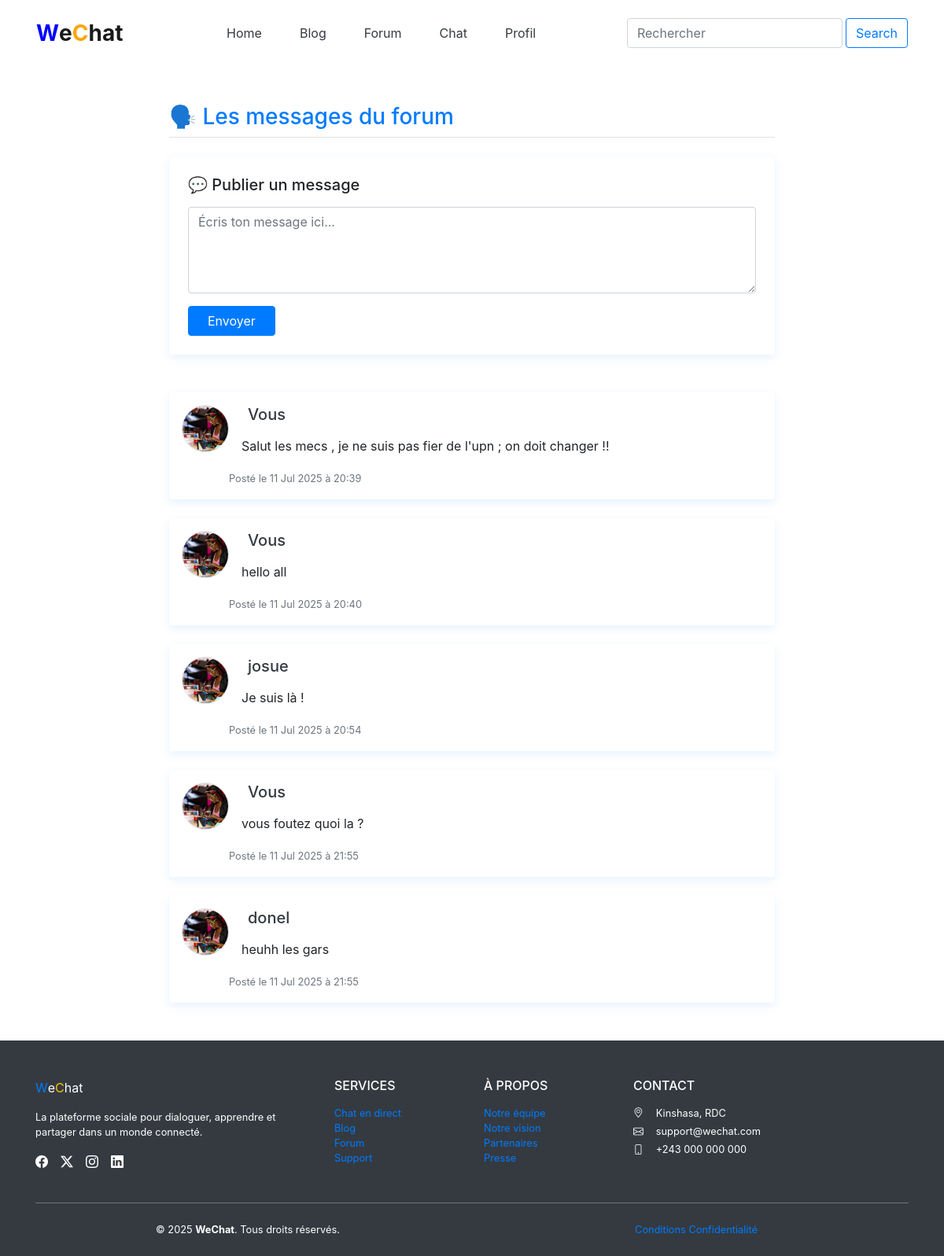
The page /forum/ (signed in) on the database its author committed.
### forum/models.py (models this page shows, shortened)
class Poste(models.Model):
    contenu = models.TextField(max_length=1000)
    date = models.DateTimeField(auto_now_add=True)
    auteur = models.ForeignKey(Utilisateur, on_delete=models.CASCADE)

### users/models.py (models this page shows, shortened)
class Utilisateur(models.Model):
    prenom = models.CharField(max_length=20)
    nom = models.CharField(max_length=20)
    date_naissance = models.DateField()
    mail = models.EmailField(max_length=50, unique=True)  # Champ email avec validation + unicité
    password = models.CharField(max_length=128)  # Prévois de hasher le mot de passe avec make_password
    phone = models.CharField(max_length=15)  # max_length élargi pour gestion internationale
    domaine = models.CharField(max_length=40)
    profile = models.ImageField(upload_to='profiles/', default='profiles/profile.png')
    adresse = models.CharField(max_length=100)
    ville = models.CharField(max_length=50)
    pays = models.CharField(max_length=50)
    sexe = models.CharField(max_length=1)
    ami = models.ManyToManyField("self", blank=True)

### forum/views.py (the view, shortened to what this page needs)
# urls.py: path('',forum,name='forum')
def forum(request):
    posted = True
    user = Utilisateur.objects.get(id = request.session['logged_user_id'])
    posts = Poste.objects.all()
    return render(request,'forum/index.html',{'user':user,'messages':posts})

### templates/forum/index.html (shortened to what this page needs)
{% extends 'base.html' %}
{% block contenu %}
{% include 'header.html' %}
<div class="container my-5" style="max-width: 800px;">
    <h3 class="mb-4 fw-bold border-bottom pb-2 text-primary">🗣️ Les messages du forum</h3>
    <div class="card shadow-sm border-0 rounded-4 p-4 mb-5">
        <h5 class="mb-3">💬 Publier un message</h5>
        <form method="post" action="{% url 'forum' %}">
            <div class="mb-3">
                <textarea name="contenu" class="form-control rounded-3 shadow-sm"
                          rows="4" placeholder="Écris ton message ici..." required></textarea>
            </div>
            <div class="text-end">
                <button type="submit" class="btn btn-primary rounded-pill px-4">Envoyer</button>
            </div>
        </form>
    </div>
    {% for message in messages %}
    <div class="card mb-4 shadow-sm border-0 rounded-4 p-3">
        <div class="d-flex align-items-start">
            <img src="/static/images/photo.jpg" alt="Profil"
                 class="rounded-circle border me-3" style="width: 60px; height: 60px; object-fit: cover;">
            <div>
            {% if message.auteur.id == user.id %}
            <h5 class="fw-semibold mb-1 text-dark  ml-4">Vous</h5>
            {%else%}
            <h5 class="fw-semibold mb-1 text-dark  ml-4">{{ message.auteur.prenom }}</h5>
            {% endif %}
                <p class="mb-2 text-body m-3" style="text-align: justify; ">{{ message.contenu }}</p>
                <small class="text-muted">Posté le {{ message.date|date:"d M Y à H:i" }}</small>
            </div>
        </div>
    </div>
    {% empty %}
    <p class="text-muted">Aucun message pour l'instant.</p>
    {% endfor %}
</div>
{% include 'footer.html' %}
{% endblock %}

### templates/base.html (shortened to what this page needs)
{% load static %}
<!DOCTYPE html>
<html lang="en">
<head>
    <link rel="stylesheet" href="{% static 'css/bootstrap.css' %}">
    <link rel="stylesheet" href="{% static 'css/style.css' %}">
<link href="https://cdn.jsdelivr.net/npm/bootstrap-icons@1.11.3/font/bootstrap-icons.css" rel="stylesheet">
</head>
<body >
    {% block contenu %}
    {% endblock %}
</body>
</html>

### templates/header.html (shortened to what this page needs)
<div class="container-fluid bg-white shadow-sm py-2 sticky-top" style="box-shadow: 0 4px 12px rgba(255, 255, 255, 0.4);">
    <nav class="navbar navbar-expand-lg navbar-light">
      <div class="container">
        <a class="navbar-brand d-flex align-items-center" href="{% url 'home' %}" style="font-weight: bold; font-size: 28px;">
          <span style="color: blue;">W</span><span>e</span>
          <span style="color: orange;">C</span><span>h</span><span>a</span><span>t</span>
        </a>
        <div class="collapse navbar-collapse justify-content-between" id="navbarContent">
          <ul class="navbar-nav mx-auto mb-2 mb-lg-0 text-center">
            <li class="nav-item px-3">
              <a class="nav-link fw-semibold text-dark" href="{% url 'home' %}">Home</a>
            </li>
            <li class="nav-item px-3">
              <a class="nav-link fw-semibold text-dark" href="{% url 'blog' %}">Blog</a>
            </li>
            <li class="nav-item px-3">
              <a class="nav-link fw-semibold text-dark" href="{% url 'forum' %}">Forum</a>
            </li>
            <li class="nav-item px-3">
              <a class="nav-link fw-semibold text-dark" href="{% url 'amis' user.id %}">Chat</a>
            </li>
            <li class="nav-item px-3">
              <a class="nav-link fw-semibold text-dark" href="{% url 'profile' user.id %}">Profil</a>
            </li>
          </ul>
          <form class="d-flex" role="search">
            <input class="form-control me-2 rounded-pill" type="search" placeholder="Rechercher" aria-label="Search">
            <button class="btn btn-outline-primary rounded-pill ml-1" type="submit">Search</button>
          </form>
        </div>
      </div>
    </nav>
  </div>

### templates/footer.html
<footer class="bg-dark text-white pt-5 pb-4 mt-5">
  <div class="container">
    <div class="row gy-4">
      <div class="col-12 col-lg-4">
        <div class="d-flex align-items-center mb-3">
          <span class="fs-1 fw-bold text-primary">W</span>
          <span class="fs-4">e</span>
          <span class="fs-1 fw-bold text-warning">C</span>
          <span class="fs-4">h</span>
          <span class="fs-4">a</span>
          <span class="fs-4">t</span>
        </div>
        <p class="text-light-emphasis small">
          La plateforme sociale pour dialoguer, apprendre et partager dans un monde connecté.
        </p>
        <div class="d-flex gap-3 mt-3 mb-3">
          <a href="#" class="text-white opacity-75 hover-opacity"><i class="bi bi-facebook fs-5  mr-3"></i></a>
          <a href="#" class="text-white opacity-75 hover-opacity"><i class="bi bi-twitter-x fs-5  mr-3"></i></a>
          <a href="#" class="text-white opacity-75 hover-opacity"><i class="bi bi-instagram fs-5  mr-3"></i></a>
          <a href="#" class="text-white opacity-75 hover-opacity"><i class="bi bi-linkedin fs-5 mr-3"></i></a>
        </div>
      </div>
      <div class="col-6 col-lg-2">
        <h6 class="text-uppercase fw-bold mb-3">Services</h6>
        <ul class="list-unstyled small">
          <li><a href="#" class="footer-link">Chat en direct</a></li>
          <li><a href="#" class="footer-link">Blog</a></li>
          <li><a href="#" class="footer-link">Forum</a></li>
          <li><a href="#" class="footer-link">Support</a></li>
        </ul>
      </div>
      <div class="col-6 col-lg-2">
        <h6 class="text-uppercase fw-bold mb-3">À propos</h6>
        <ul class="list-unstyled small">
          <li><a href="#" class="footer-link">Notre équipe</a></li>
          <li><a href="#" class="footer-link">Notre vision</a></li>
          <li><a href="#" class="footer-link">Partenaires</a></li>
          <li><a href="#" class="footer-link">Presse</a></li>
        </ul>
      </div>
      <div class="col-12 col-lg-4">
        <h6 class="text-uppercase fw-bold mb-3">Contact</h6>
        <p class="small mb-1"><i class="bi bi-geo-alt me-2  mr-3"></i>Kinshasa, RDC</p>
        <p class="small mb-1"><i class="bi bi-envelope me-2 mr-3"></i>support@wechat.com</p>
        <p class="small mb-0"><i class="bi bi-phone me-2  mr-3"></i>+243 000 000 000</p>
      </div>
    </div>
    <hr class="my-4 border-secondary">
    <div class="row">
      <div class="col-12 col-md-6 text-center text-md-start small mb-2 mb-md-0">
        &copy 2025 <strong>WeChat</strong>. Tous droits réservés.
      </div>
      <div class="col-12 col-md-6 text-center text-md-end small">
        <a href="#" class="footer-link me-3">Conditions</a>
        <a href="#" class="footer-link">Confidentialité</a>
      </div>
    </div>
  </div>
</footer>

### static/css/style.css (style rules this page uses)
.navbar { margin: 0 auto; }
.card { border: none; box-shadow: 0 4px 12px rgba(0, 123, 255, 0.1); transition: transform 0.3s ease, box-shadow 0.3s ease; }

### rows shown on the page
Poste: shows "Vous", contenu "Salut les mecs , je ne suis pas fier de l'upn ; on doit changer !!", date "11 Jul 2025 à 20:39"
Poste: shows "Vous", contenu "hello all", date "11 Jul 2025 à 20:40"
Poste: auteur.prenom "josue", contenu "Je suis là !", date "11 Jul 2025 à 20:54"
Poste: shows "Vous", contenu "vous foutez quoi la ?", date "11 Jul 2025 à 21:55"
Poste: auteur.prenom "donel", contenu "heuhh les gars", date "11 Jul 2025 à 21:55"
